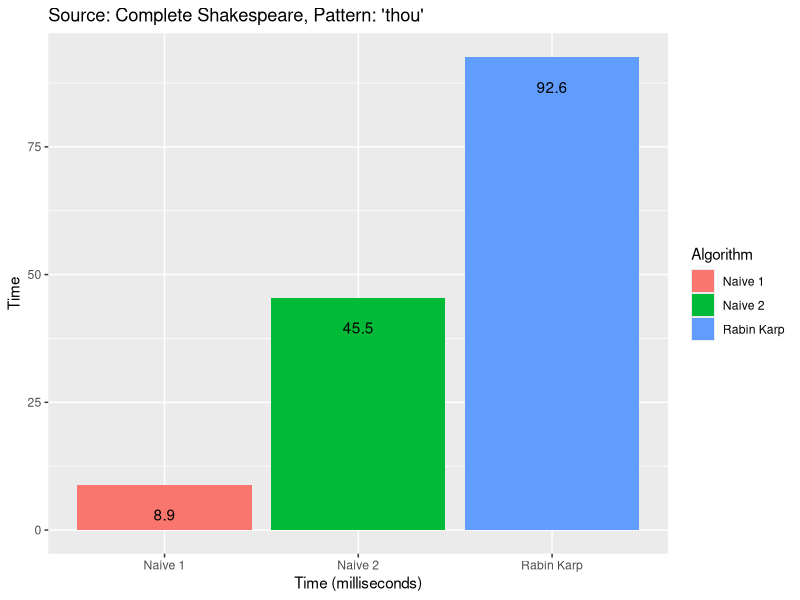

Here is the R script that generated this plot:
library(ggplot2)
library(plyr)

results = read.csv('results4.txt', header=FALSE)
results = rename(results, c("V1"="Algorithm", "V2"="Time"))
mean_results <- aggregate(Time~Algorithm, data=results, FUN="mean")
png("results4.png")
mean_results
ggplot(data=mean_results, aes(x=Algorithm, y=Time, fill=Algorithm)) + 
geom_bar(stat="identity", ymin=0) + 
ggtitle("Source: Complete Shakespeare, Pattern: 'thou'") +
xlab("Time (milliseconds)") +
geom_text(aes(label=Time), vjust=3)
coord_flip()
dev.off()
